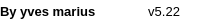
                     <widget class="QFrame" name="bottomBar">
                      <property name="minimumSize">
                       <size>
                        <width>0</width>
                        <height>22</height>
                       </size>
                      </property>
                      <property name="maximumSize">
                       <size>
                        <width>16777215</width>
                        <height>22</height>
                       </size>
                      </property>
                      <property name="styleSheet">
                       <string notr="true">background-color:white;</string>
                      </property>
                      <property name="frameShape">
                       <enum>QFrame::NoFrame</enum>
                      </property>
                      <property name="frameShadow">
                       <enum>QFrame::Raised</enum>
                      </property>
                      <layout class="QHBoxLayout" name="horizontalLayout_36">
                       <property name="spacing">
                        <number>0</number>
                       </property>
                       <property name="leftMargin">
                        <number>0</number>
                       </property>
                       <property name="topMargin">
                        <number>0</number>
                       </property>
                       <property name="rightMargin">
                        <number>0</number>
                       </property>
                       <property name="bottomMargin">
                        <number>0</number>
                       </property>
                       <item>
                        <widget class="QLabel" name="creditsLabel">
                         <property name="maximumSize">
                          <size>
                           <width>16777215</width>
                           <height>16</height>
                          </size>
                         </property>
                         <property name="font">
                          <font>
                           <family>Segoe UI</family>
                           <pointsize>10</pointsize>
                           <italic>false</italic>
                           <bold>true</bold>
                          </font>
                         </property>
                         <property name="text">
                          <string>By yves marius</string>
                         </property>
                         <property name="alignment">
                          <set>Qt::AlignLeading|Qt::AlignLeft|Qt::AlignVCenter</set>
                         </property>
                        </widget>
                       </item>
                       <item>
                        <widget class="QLabel" name="version">
                         <property name="font">
                          <font>
                           <pointsize>10</pointsize>
                          </font>
                         </property>
                         <property name="text">
                          <string>v5.22</string>
                         </property>
                         <property name="alignment">
                          <set>Qt::AlignRight|Qt::AlignTrailing|Qt::AlignVCenter</set>
                         </property>
                        </widget>
                       </item>
                       <item>
                        <widget class="QFrame" name="frame_size_grip">
                         <property name="minimumSize">
                          <size>
                           <width>20</width>
                           <height>0</height>
                          </size>
                         </property>
                         <property name="maximumSize">
                          <size>
                           <width>20</width>
                           <height>16777215</height>
                          </size>
                         </property>
                         <property name="frameShape">
                          <enum>QFrame::NoFrame</enum>
                         </property>
                         <property name="frameShadow">
                          <enum>QFrame::Raised</enum>
                         </property>
                        </widget>
                       </item>
                      </layout>
                     </widget>
